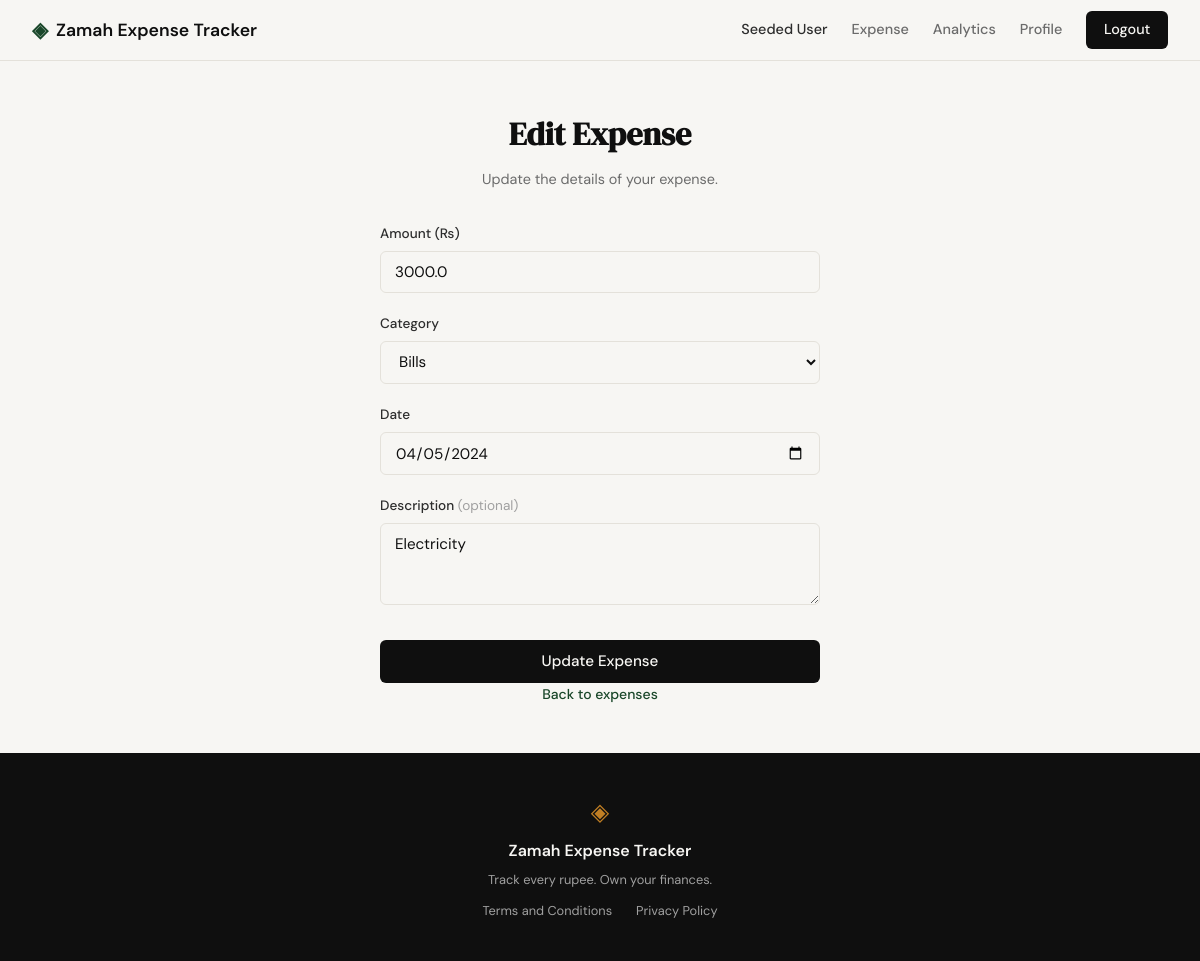
/expenses/15/edit (signed in), run on the app's committed database.
### tables this page shows
CREATE TABLE expenses (
            id          INTEGER PRIMARY KEY AUTOINCREMENT,
            user_id     INTEGER NOT NULL,
            amount      REAL    NOT NULL,
            category    TEXT    NOT NULL,
            date        TEXT    NOT NULL,
            description TEXT,
            created_at  TEXT    DEFAULT (datetime('now')),
            FOREIGN KEY (user_id) REFERENCES users(id)
        );

### app.py (the view, shortened to what this page needs)
@app.route("/expenses/<int:id>/edit", methods=["GET", "POST"])
def edit_expense(id):
    if not session.get("user_id"):
        return redirect(url_for("login"))
    expense = get_expense_by_id(id)
    if expense is None:
        abort(404)
    if expense["user_id"] != session["user_id"]:
        abort(403)
    return render_template(
        "expenses/edit.html",
        expense=expense,
        amount=expense["amount"],
        category=expense["category"],
        date=expense["date"],
        description=expense["description"] or "",
        categories=VALID_CATEGORIES,
    )

### database/db.py (called while the page is built)
def get_db():
    path = current_app.config.get("DATABASE", DB_PATH) if has_app_context() else DB_PATH
    if path == ":memory:":
        conn = sqlite3.connect("file::memory:?cache=shared", uri=True)
    else:
        conn = sqlite3.connect(path)
    conn.row_factory = sqlite3.Row
    conn.execute("PRAGMA foreign_keys = ON")
    return conn

def get_expense_by_id(expense_id):
    db = get_db()
    row = db.execute("SELECT * FROM expenses WHERE id = ?", (expense_id,)).fetchone()
    db.close()
    return row

### templates/expenses/edit.html (shortened to what this page needs)
{% extends "base.html" %}
{% block content %}
<section class="auth-section">
    <div class="auth-container">
        <div class="auth-header">
            <h1 class="auth-title">Edit Expense</h1>
            <p class="auth-subtitle">Update the details of your expense.</p>
        </div>
        <form method="POST" action="{{ url_for('edit_expense', id=expense.id) }}" class="auth-form">
            <div class="form-group">
                <label for="amount">Amount (₨)</label>
                <input
                    type="number"
                    id="amount"
                    name="amount"
                    class="form-input"
                    placeholder="0.00"
                    step="0.01"
                    min="0.01"
                    value="{{ amount or '' }}"
                    required
                >
            </div>
            <div class="form-group">
                <label for="category">Category</label>
                <select id="category" name="category" class="form-input" required>
                    {% for cat in categories %}
                    <option value="{{ cat }}" {% if category == cat %}selected{% endif %}>{{ cat }}</option>
                    {% endfor %}
                </select>
            </div>
            <div class="form-group">
                <label for="date">Date</label>
                <input
                    type="date"
                    id="date"
                    name="date"
                    class="form-input"
                    value="{{ date or '' }}"
                    required
                >
            </div>
            <div class="form-group">
                <label for="description">Description <span style="color: var(--ink-faint); font-weight: 400;">(optional)</span></label>
                <textarea
                    id="description"
                    name="description"
                    class="form-input"
                    placeholder="What was this expense for?"
                    rows="3"
                    style="resize: vertical;"
                >{{ description or '' }}</textarea>
            </div>
            <button type="submit" class="btn-submit">Update Expense</button>
        </form>
        <p class="auth-switch">
            <a href="/expenses">Back to expenses</a>
        </p>
    </div>
</section>
{% endblock %}

### static/css/style.css (style rules this page uses)
:root { --ink: #0f0f0f; --ink-soft: #2d2d2d; --ink-muted: #6b6b6b; --ink-faint: #a0a0a0; --paper: #f7f6f3; --paper-warm: #f0ede6; --paper-card: #ffffff; --accent: #1a472a; --accent-light: #e8f0eb; --accent-2: #c17f24; --accent-2-light: #fdf3e3; --danger: #c0392b; --danger-light: #fdecea; --border: #e4e1da; --border-soft: #eeebe4; --font-display: 'DM Serif Display', Georgia, serif; --font-body: 'DM Sans', system-ui, sans-serif; --max-width: 1200px; --auth-width: 440px; --radius-sm: 6px; --radius-md: 12px; --radius-lg: 20px; }
*, *::before, *::after { box-sizing: border-box; margin: 0; padding: 0; }
html { font-size: 16px; scroll-behavior: smooth; }
body { background: var(--paper); color: var(--ink); font-family: var(--font-body); font-size: 1rem; line-height: 1.6; -webkit-font-smoothing: antialiased; }
a { color: inherit; text-decoration: none; }
.auth-section { min-height: calc(100vh - 60px - 100px); display: flex; align-items: center; justify-content: center; padding: 3rem 2rem; }
.auth-container { width: 100%; max-width: var(--auth-width); }
.auth-header { text-align: center; margin-bottom: 2rem; }
.auth-title { font-family: var(--font-display); font-size: 2rem; color: var(--ink); margin-bottom: 0.5rem; }
.auth-subtitle { font-size: 0.9rem; color: var(--ink-muted); }
.form-group { margin-bottom: 1.25rem; }
.form-group label { display: block; font-size: 0.85rem; font-weight: 500; color: var(--ink-soft); margin-bottom: 0.4rem; }
.form-input { width: 100%; padding: 0.6rem 0.875rem; border: 1px solid var(--border); border-radius: var(--radius-sm); font-family: var(--font-body); font-size: 0.95rem; color: var(--ink); background: var(--paper); outline: none; transition: border-color 0.2s; }
.form-input::placeholder { color: var(--ink-faint); }
.btn-submit { width: 100%; padding: 0.7rem; background: var(--ink); color: var(--paper); border: none; border-radius: var(--radius-sm); font-family: var(--font-body); font-size: 0.95rem; font-weight: 500; cursor: pointer; transition: background 0.2s; margin-top: 0.5rem; }
.auth-switch { text-align: center; font-size: 0.875rem; color: var(--ink-muted); }
.auth-switch a { color: var(--accent); font-weight: 500; }

### data on the page
expenses: amount "3000.0", category "Bills", date "04/05/2024", description "Electricity"

### other printed values
{{ session['user_name'] }} "Seeded User"
